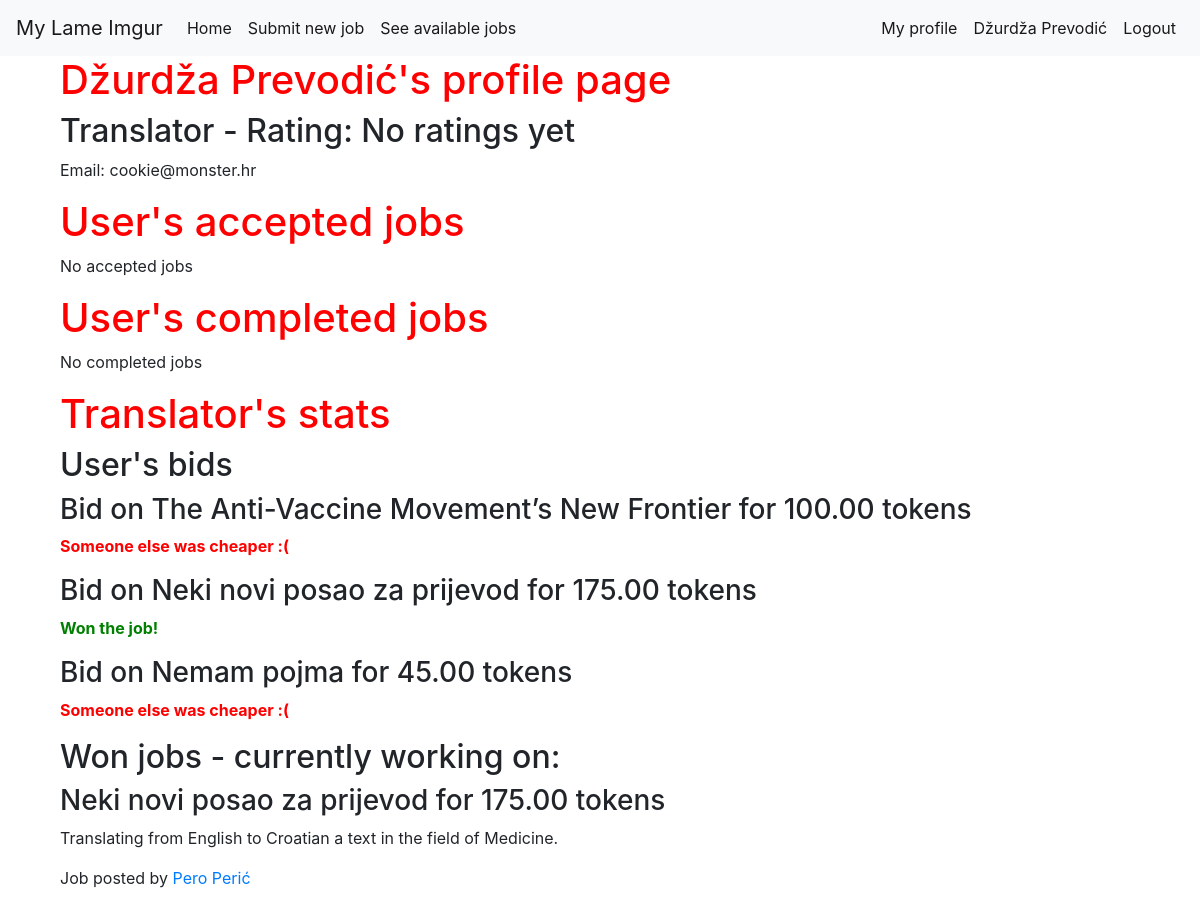
Page /accounts/profile/6 (signed in) on the earlier database version.
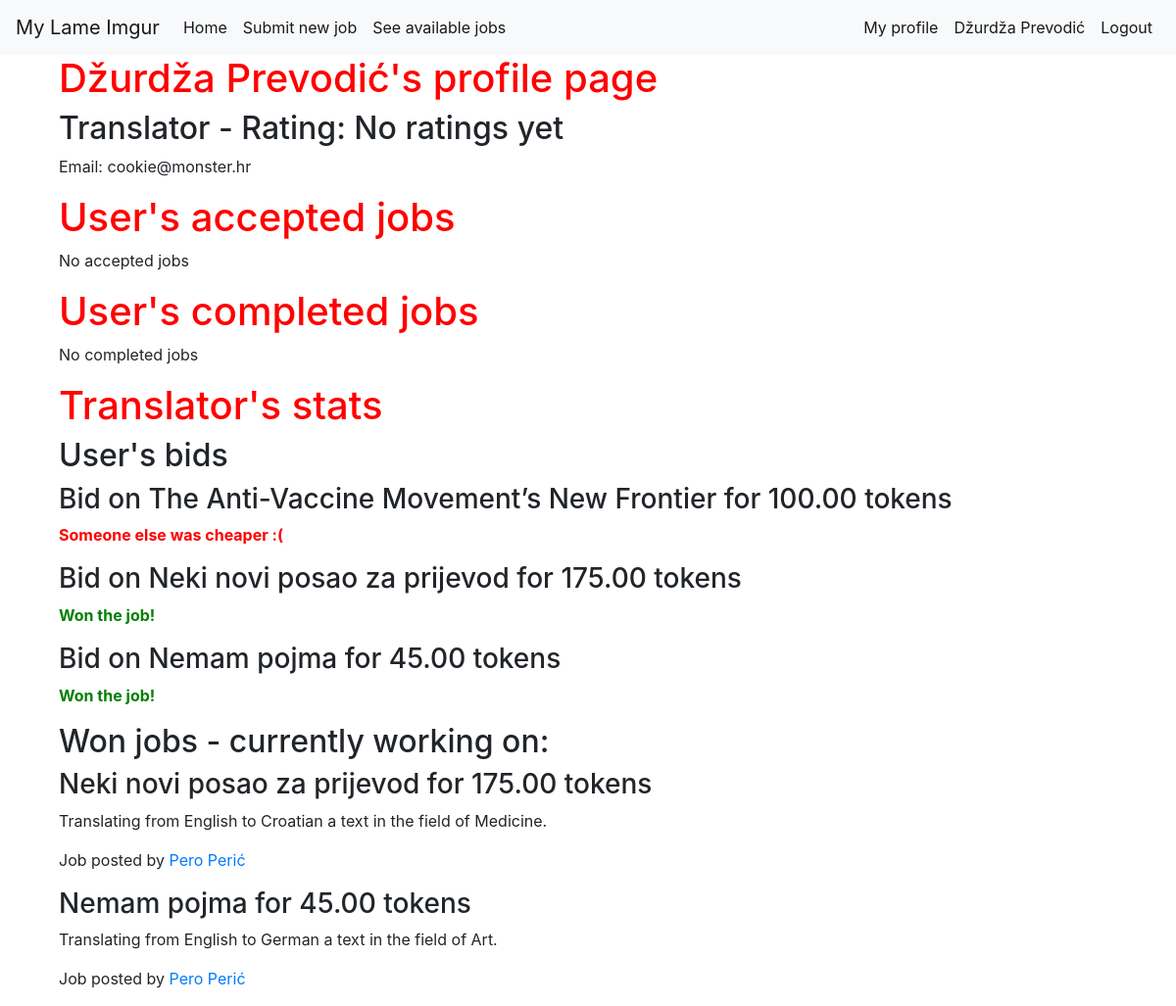
Same page on the later database version.
### app/models.py (models this page shows, shortened)
class Bid(models.Model):
    bidder = models.ForeignKey(User, on_delete=models.CASCADE)
    job = models.ForeignKey(Job, on_delete=models.CASCADE)
    price = models.DecimalField(max_digits=8, decimal_places=2)
    accepted = models.BooleanField(default=False)
    completed = models.BooleanField(default=False)

class Job(models.Model):
    class Status(models.TextChoices):
        AVAILABLE = 'available', "Available"
        ASSIGNED = 'assigned', "Assigned"
        IN_PROGRESS = 'in_progress', "In Progress"
        COMPLETED = 'completed', "Completed"
    class Field(models.TextChoices):
        ART = 'art', "Art"
        BUS = 'business', "Business"
        COMP = 'computers', "Computers"
        EDU = 'education', "Education"
        ENG = 'engineering', "Engineering"
        FIN = 'finance', "Finance"
        LAW = 'law', "Law"
        LIT = 'literature', "Literature"
        MED = 'medicine', "Medicine"
        SCI = 'science', "Science"
        SOC = 'social_sciences', "Social Sciences"
        TECH = 'technology', "Technology"
    class Language(models.TextChoices):
        ENG = 'en', "English"
        SPA = 'spa', "Spanish"
        FRE = 'fr', "French"
        GER = 'de', "German"
        ITA = 'it', "Italian"
        JPN = 'ja', "Japanese"
        CRO = 'hr', "Croatian"
    user = models.ForeignKey(User, on_delete=models.CASCADE)
    title = models.CharField(max_length=100)
    description = models.CharField(max_length=100)
    source_lang = models.CharField(
            max_length=3,
            choices=Language.choices,
            default=Language.ENG,
    )
    target_lang = models.CharField(
            max_length=3,
            choices=Language.choices,
            default=Language.CRO,
    )
    field = models.CharField(
            max_length=100,
            choices=Field.choices,
            default=Field.ENG,
    )
    budget = models.DecimalField(max_digits=8, decimal_places=2)
    text = models.TextField()
    status = models.CharField(
            max_length=100,
            choices=Status.choices,
            default=Status.AVAILABLE,
    )
    translation = models.TextField(blank=True, null=True)
    @classmethod
    def accepted_jobs_for(cls, user):
        accepted_bids = Bid.objects.filter(job__in=user.job_set.all(), accepted=True)
        accepted_jobs = [ bid.job for bid in accepted_bids if bid.job.status != "completed" ]
        return accepted_jobs

class Account(models.Model):
    user = models.OneToOneField(User, on_delete=models.CASCADE)
    name = models.CharField(max_length=100)
    balance = models.DecimalField(max_digits=8, decimal_places=2, default=0)
    translator = models.BooleanField()
    def rating(self):
        ratings = Rating.objects.filter(rated=self.user)
        if ratings.count() == 0:
            return "No ratings yet"
        else:
            score = [ rating.rating for rating in ratings ] / ratings.count()
            return score

### accounts/views.py (the view)
# urls.py: path('profile/<int:user_id>', views.profile, name="profile"),
def profile(request, user_id):
    user = get_object_or_404(User, pk=user_id)
    accepted_jobs = Job.accepted_jobs_for(user)
    completed_jobs = Job.objects.filter(user=user, status='completed')
    bids = user.bid_set.all()
    won = user.bid_set.filter(accepted=True)
    context = {
        'profile_user': user,
        'accepted_jobs': accepted_jobs,
        'completed_jobs': completed_jobs,
        'bids': bids,
        'won': won,
    }
    return render(request, 'accounts/profile.html', context)

### accounts/templates/accounts/profile.html
{% extends 'app/base.html' %}
{% block content %}
<div class="container">
  <div class="row">
    <div class="col-md-12">
      <h1>{{ profile_user.account.name }}'s profile page</h1>
      {% if user.account.translator %}
        <h2>Translator - Rating: {{ profile_user.account.rating }}</h2>
      {% endif %}
      <p>Email: {{ profile_user.email }}</p>
    </div>
  </div>
  <div class="row">
    <div class="col-md-12">
      <h1>User's accepted jobs</h1>
      {% for job in accepted_jobs  %}
        <div class="job">
          <h3>{{ job.title }}</h3>
          <p>
            <strong>{{ job.description   }}</strong> </br>
            Source language: {{ job.source_lang   }};
            Target language: {{ job.target_lang   }}
          </p>
          <p>{{ job.field   }}</p>
          <p>{{ job.budget   }}</p>
          <p>{{ job.status   }}</p>
          <p>
            <strong>
              {{ job.accepted_bidder.name }} was accepted for this job with the
              bid of {{ job.accepted_bid.price }}
            </strong>
          </p>
        </div>
      {% empty %}
        <p>No accepted jobs</p>
      {% endfor %}
    </div>
    <div class="col-md-12">
      <h1>User's completed jobs</h1>
      {% for job in completed_jobs  %}
        <div class="job">
          <h3>{{ job.title }}</h3>
          <p>
            <strong>{{ job.description   }}</strong> </br>
            Source language: {{ job.source_lang   }};
            Target language: {{ job.target_lang   }}
          </p>
          <p>{{ job.field   }}</p>
          <p>{{ job.budget   }}</p>
          <p>{{ job.status   }}</p>
          <p>
            <strong>
              {{ job.accepted_bidder.name }} has completed this job for the
              price of {{ job.accepted_bid.price }}
            </strong>
          </p>
        </div>
      {% empty %}
        <p>No completed jobs</p>
      {% endfor %}
    </div>
    {% if user.account.translator %}
      <div class="col-md-12">
        <h1>Translator's stats</h1>
        <h2>User's bids</h2>
        {% for bid in bids  %}
          <h3>Bid on {{ bid.job.title }} for {{ bid.price }} tokens</h3>
          {% if bid.accepted %}
            <p class="won-job">Won the job!</p>
          {% else %}
            <p class="lost-job">Someone else was cheaper :(</p>
          {% endif %}
        {% empty %}
          <p>No bids on any jobs</p>
        {% endfor %}
        <h2>Won jobs - currently working on:</h2>
        {% for bid in won  %}
          <h3>{{ bid.job.title }} for {{ bid.price }} tokens</h3>
          <p>Translating from
            {{ bid.job.get_source_lang_display }} to
            {{ bid.job.get_target_lang_display }} a text
            in the field of {{ bid.job.get_field_display }}.
          </p>
          <p>Job posted by <a href="{% url "accounts:profile" bid.job.user.id %}">{{ bid.job.user.account.name }}</a></p>
        {% empty %}
          <p>Didn't win any jobs!</p>
        {% endfor %}
      </div>
    {% endif %}
  </div>
</div>
{% endblock content %}

Differences in the rows shown:
now on one of the page's lists (row edited): Bid: job "Nemam pojma", price "45.00", job.source_lang "English", job.target_lang "German", job.field "Art", job.user.account.name "Pero Perić"
changed Bid "Nemam pojma": accepted "Someone else was cheaper :(" → "Won the job!"
